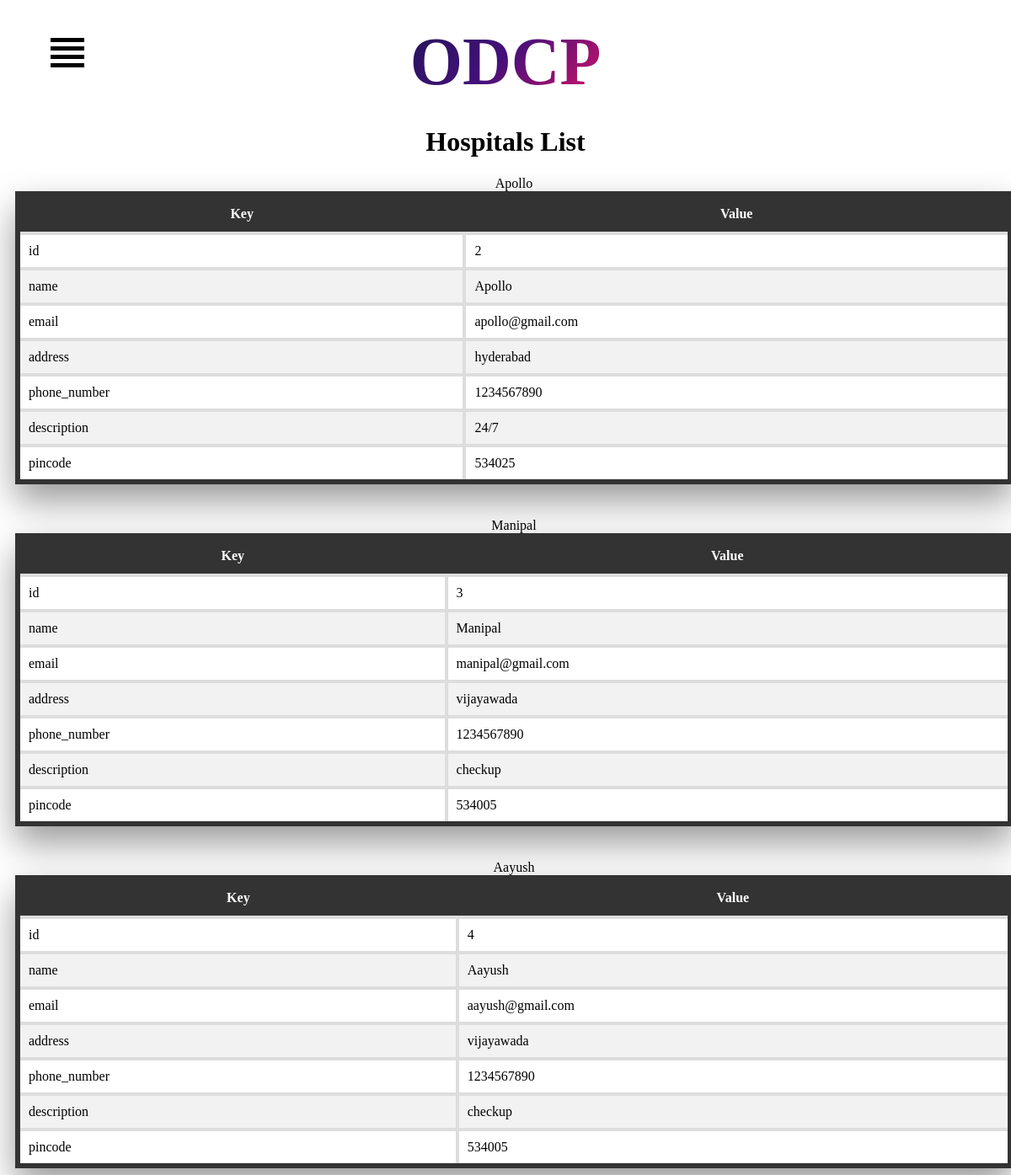
The page /get_hospitals_list/ on the database its author committed.
### hack0/spro/sapp/models.py (models this page shows)
class hospital(models.Model):
    id = models.AutoField(primary_key=True)
    name = models.CharField(max_length=100)
    address = models.CharField(max_length=100)
    email = models.EmailField()
    phone_number = models.IntegerField()
    pincode_regex = RegexValidator(regex=r'^[0-9]{6}$', message="Enter a valid Indian pincode.")
    pincode = models.CharField(max_length=6, validators=[pincode_regex])
    description=models.CharField(max_length=100)

### hack0/spro/sapp/views.py (the view)
# urls.py: path('get_hospitals_list/',views.get_hospitals_list, name='get_hospitals_list'),
def get_hospitals_list(request):
    queryset = hospital.objects.all()
    hospitals_list = [{'id': obj.id,'name':obj.name,'email':obj.email,'address':obj.address,'phone_number':obj.phone_number,'description':obj.description,'pincode':obj.pincode} for obj in queryset]
    return render(request,'get_hospitals_list.html',{'hospitals_list':hospitals_list})

### hack0/spro/sapp/templates/get_hospitals_list.html (shortened to what this page needs)
<!DOCTYPE html>
<html>
  <head>
  </head>
  <body>
    <div class="menu-container">
      <div class="hamburger-icon">
        <label for="openmenu" id="hamburger-label">
          <span></span>
          <span></span>
          <span></span>
          <span></span>
        </label>
      </div>
    </div>
  <div class="container">
    <div class="center">
    <div class="row">
      <div class="col-md-12 text-center">
        <h3 class="animate-charcter"> ODCP</h3>
      </div>
    </div>
  </div>
  </div>
  <h1 class="animated-heading center" >Hospitals List</h1>
    <div class="grid-container">
      {% for hospital in hospitals_list %}
      <div class="grid-cell">
        <table>
          <caption>{{ hospital.name }}</caption>
          <thead>
            <tr>
              <th>Key</th>
              <th>Value</th>
            </tr>
          </thead>
          <tbody>
            {% for key, value in hospital.items %}
            <tr>
              <td>{{ key }}</td>
              <td>{{ value }}</td>
            </tr>
            {% endfor %}
          </tbody>
        </table>
      </div>
      {% endfor %}
    </div>
  </body>
</html>

### hack0/spro/sapp/templates/get_hospitals_list.html (style rules this page uses)
.grid-container { display: grid; grid-template-columns: repeat(auto-fill, minmax(600px, 1fr)); grid-gap: 40px; }
.grid-cell table { margin-left: 10px; margin-right: 10px; border-collapse: collapse; width: 100%; box-shadow: 0 20px 40px rgba(0, 0, 0, 0.4); border: 6px solid #333; transition: all 0.3s ease-in-out; }
.grid-cell th, .grid-cell td { padding: 10px; border: 4px solid #ddd; }
.grid-cell th { font-weight: bold; }
.grid-cell tbody tr:nth-child(even) { background-color: #f2f2f2; }
.grid-cell thead { background-color: #333; color: #fff; }
.grid-cell thead th { padding: 12px; border: 2px solid #333; }
.animate-charcter { text-transform: uppercase; background-image: linear-gradient( -225deg, #231557 0%, #44107a 29%, #ff1361 67%, #fff800 100% ); padding-top: 10px; margin-top: 10px; margin-bottom: 10px; background-size: auto auto; background-clip: border-box; background-size: 200% auto; color: #fff; background-clip: text; text-fill-color: transparent; -webkit-background-clip: text; -webkit-text-fill-color: transparent; animation: textclip 2s linear infinite; display: inline-block; font-size: 80px; }
.center { text-align: center; }
.animated-heading { opacity: 0; animation: fadeIn 2s ease-in-out forwards; }
.hamburger-icon { position: absolute; z-index: 3; top: 5vh; left: 5vw; padding-bottom: 2vh; }
.hamburger-icon span { height: 5px; width: 40px; background-color: black; display: block; margin: 5px 0px 5px 0px; transition: 0.7s ease-in-out; transform: none; }
.menu-links li, a, span { transition: 0.5s ease-in-out; }

### rows shown on the page
hospital: name "Apollo", hospital "Apollo" "apollo@gmail.com" "hyderabad" "24/7" "534025"
hospital: name "Manipal", hospital "Manipal" "manipal@gmail.com" "vijayawada" "checkup" "534005"
hospital: name "Aayush", hospital "Aayush" "aayush@gmail.com" "vijayawada" "checkup" "534005"

### other values the page prints
{{ key }} "id" "name" "email" "address" "phone_number" "description" "pincode" "id" "name" "email" "address" "phone_number" "description" "pincode" "id" "name" "email" "address" "phone_number" "description" "pincode"
{{ value }} "2" "1234567890" "3" "1234567890" "4" "1234567890"
